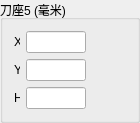
          <widget class="QGroupBox" name="groupBox_7">
           <property name="geometry">
            <rect>
             <x>150</x>
             <y>260</y>
             <width>140</width>
             <height>110</height>
            </rect>
           </property>
           <property name="title">
            <string>刀座5 (毫米)</string>
           </property>
           <layout class="QVBoxLayout" name="verticalLayout_9">
            <item>
             <layout class="QHBoxLayout" name="horizontalLayout_17">
              <item>
               <widget class="QLabel" name="labelSeatX_5">
                <property name="sizePolicy">
                 <sizepolicy hsizetype="Preferred" vsizetype="Preferred">
                  <horstretch>0</horstretch>
                  <verstretch>0</verstretch>
                 </sizepolicy>
                </property>
                <property name="minimumSize">
                 <size>
                  <width>6</width>
                  <height>20</height>
                 </size>
                </property>
                <property name="maximumSize">
                 <size>
                  <width>6</width>
                  <height>20</height>
                 </size>
                </property>
                <property name="text">
                 <string>X</string>
                </property>
               </widget>
              </item>
              <item>
               <widget class="QLineEdit" name="lineEditSeatX_5">
                <property name="sizePolicy">
                 <sizepolicy hsizetype="Preferred" vsizetype="Fixed">
                  <horstretch>0</horstretch>
                  <verstretch>0</verstretch>
                 </sizepolicy>
                </property>
                <property name="minimumSize">
                 <size>
                  <width>60</width>
                  <height>0</height>
                 </size>
                </property>
                <property name="maximumSize">
                 <size>
                  <width>60</width>
                  <height>16777215</height>
                 </size>
                </property>
                <property name="text">
                 <string/>
                </property>
                <property name="alignment">
                 <set>Qt::AlignRight|Qt::AlignTrailing|Qt::AlignVCenter</set>
                </property>
               </widget>
              </item>
              <item>
               <spacer name="horizontalSpacer_16">
                <property name="orientation">
                 <enum>Qt::Horizontal</enum>
                </property>
                <property name="sizeHint" stdset="0">
                 <size>
                  <width>40</width>
                  <height>20</height>
                 </size>
                </property>
               </spacer>
              </item>
             </layout>
            </item>
            <item>
             <layout class="QHBoxLayout" name="horizontalLayout_19">
              <item>
               <widget class="QLabel" name="labelSeatY_5">
                <property name="sizePolicy">
                 <sizepolicy hsizetype="Preferred" vsizetype="Preferred">
                  <horstretch>0</horstretch>
                  <verstretch>0</verstretch>
                 </sizepolicy>
                </property>
                <property name="minimumSize">
                 <size>
                  <width>6</width>
                  <height>20</height>
                 </size>
                </property>
                <property name="maximumSize">
                 <size>
                  <width>6</width>
                  <height>20</height>
                 </size>
                </property>
                <property name="text">
                 <string>Y</string>
                </property>
               </widget>
              </item>
              <item>
               <widget class="QLineEdit" name="lineEditSeatY_5">
                <property name="sizePolicy">
                 <sizepolicy hsizetype="Preferred" vsizetype="Fixed">
                  <horstretch>0</horstretch>
                  <verstretch>0</verstretch>
                 </sizepolicy>
                </property>
                <property name="minimumSize">
                 <size>
                  <width>60</width>
                  <height>0</height>
                 </size>
                </property>
                <property name="maximumSize">
                 <size>
                  <width>60</width>
                  <height>16777215</height>
                 </size>
                </property>
                <property name="text">
                 <string/>
                </property>
                <property name="alignment">
                 <set>Qt::AlignRight|Qt::AlignTrailing|Qt::AlignVCenter</set>
                </property>
               </widget>
              </item>
              <item>
               <spacer name="horizontalSpacer_18">
                <property name="orientation">
                 <enum>Qt::Horizontal</enum>
                </property>
                <property name="sizeHint" stdset="0">
                 <size>
                  <width>40</width>
                  <height>20</height>
                 </size>
                </property>
               </spacer>
              </item>
             </layout>
            </item>
            <item>
             <layout class="QHBoxLayout" name="horizontalLayout_18">
              <item>
               <widget class="QLabel" name="labelSeatH_5">
                <property name="sizePolicy">
                 <sizepolicy hsizetype="Preferred" vsizetype="Preferred">
                  <horstretch>0</horstretch>
                  <verstretch>0</verstretch>
                 </sizepolicy>
                </property>
                <property name="minimumSize">
                 <size>
                  <width>6</width>
                  <height>20</height>
                 </size>
                </property>
                <property name="maximumSize">
                 <size>
                  <width>6</width>
                  <height>20</height>
                 </size>
                </property>
                <property name="text">
                 <string>H</string>
                </property>
               </widget>
              </item>
              <item>
               <widget class="QLineEdit" name="lineEditSeatH_5">
                <property name="sizePolicy">
                 <sizepolicy hsizetype="Preferred" vsizetype="Fixed">
                  <horstretch>0</horstretch>
                  <verstretch>0</verstretch>
                 </sizepolicy>
                </property>
                <property name="minimumSize">
                 <size>
                  <width>60</width>
                  <height>0</height>
                 </size>
                </property>
                <property name="maximumSize">
                 <size>
                  <width>60</width>
                  <height>16777215</height>
                 </size>
                </property>
                <property name="text">
                 <string/>
                </property>
                <property name="alignment">
                 <set>Qt::AlignRight|Qt::AlignTrailing|Qt::AlignVCenter</set>
                </property>
               </widget>
              </item>
              <item>
               <spacer name="horizontalSpacer_17">
                <property name="orientation">
                 <enum>Qt::Horizontal</enum>
                </property>
                <property name="sizeHint" stdset="0">
                 <size>
                  <width>40</width>
                  <height>20</height>
                 </size>
                </property>
               </spacer>
              </item>
             </layout>
            </item>
           </layout>
          </widget>
